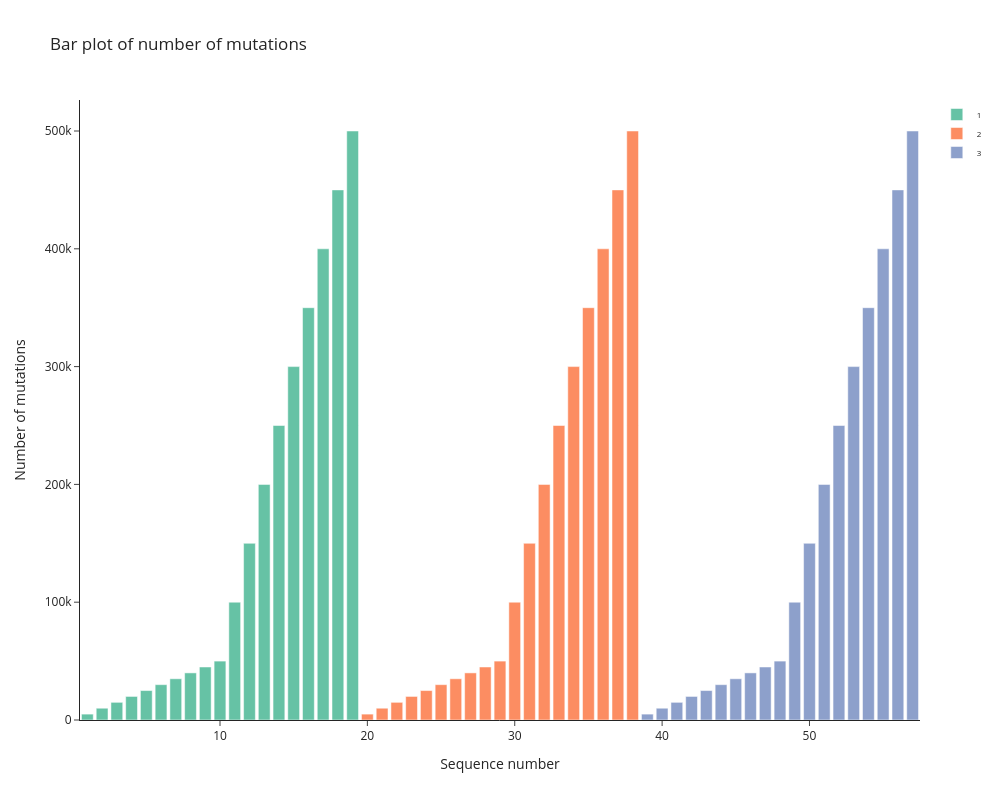

This figure's notebook cell:
### Code cell
plotly_bar(psnp_dataframe2)

### Figure 1 — Plotly figure (JSON) as saved in the notebook; plotly's stock layout.template omitted (floating-point values rounded to 4 significant figures)
{"data": [{"marker": {"color": "rgb(102,194,165)"}, "name": "1", "type": "bar", "visible": true, "x": [1, 2, 3, 4, 5, 6, 7, 8, 9, 10, 11, 12, 13, 14, 15, 16, 17, 18, 19], "y": [5000, 10000, 15000, 20000, 25000, 30000, 35000, 40000, 45000, 50000, 100000, 150000, 200000, 250000, 300000, 350000, 400000, 450000, 500000]}, {"marker": {"color": "rgb(252,141,98)"}, "name": "2", "type": "bar", "visible": true, "x": [20, 21, 22, 23, 24, 25, 26, 27, 28, 29, 30, 31, 32, 33, 34, 35, 36, 37, 38], "y": [5000, 10000, 15000, 20000, 25000, 30000, 35000, 40000, 45000, 50000, 100000, 150000, 200000, 250000, 300000, 350000, 400000, 450000, 500000]}, {"marker": {"color": "rgb(141,160,203)"}, "name": "3", "type": "bar", "visible": true, "x": [39, 40, 41, 42, 43, 44, 45, 46, 47, 48, 49, 50, 51, 52, 53, 54, 55, 56, 57], "y": [5000, 10000, 15000, 20000, 25000, 30000, 35000, 40000, 45000, 50000, 100000, 150000, 200000, 250000, 300000, 350000, 400000, 450000, 500000]}], "layout": {"height": 800, "legend": {"font": {"size": 8}}, "showlegend": true, "title": {"text": "Bar plot of number of mutations"}, "width": 1000, "xaxis": {"title": {"text": "Sequence number"}}, "yaxis": {"title": {"text": "Number of mutations"}}}}
